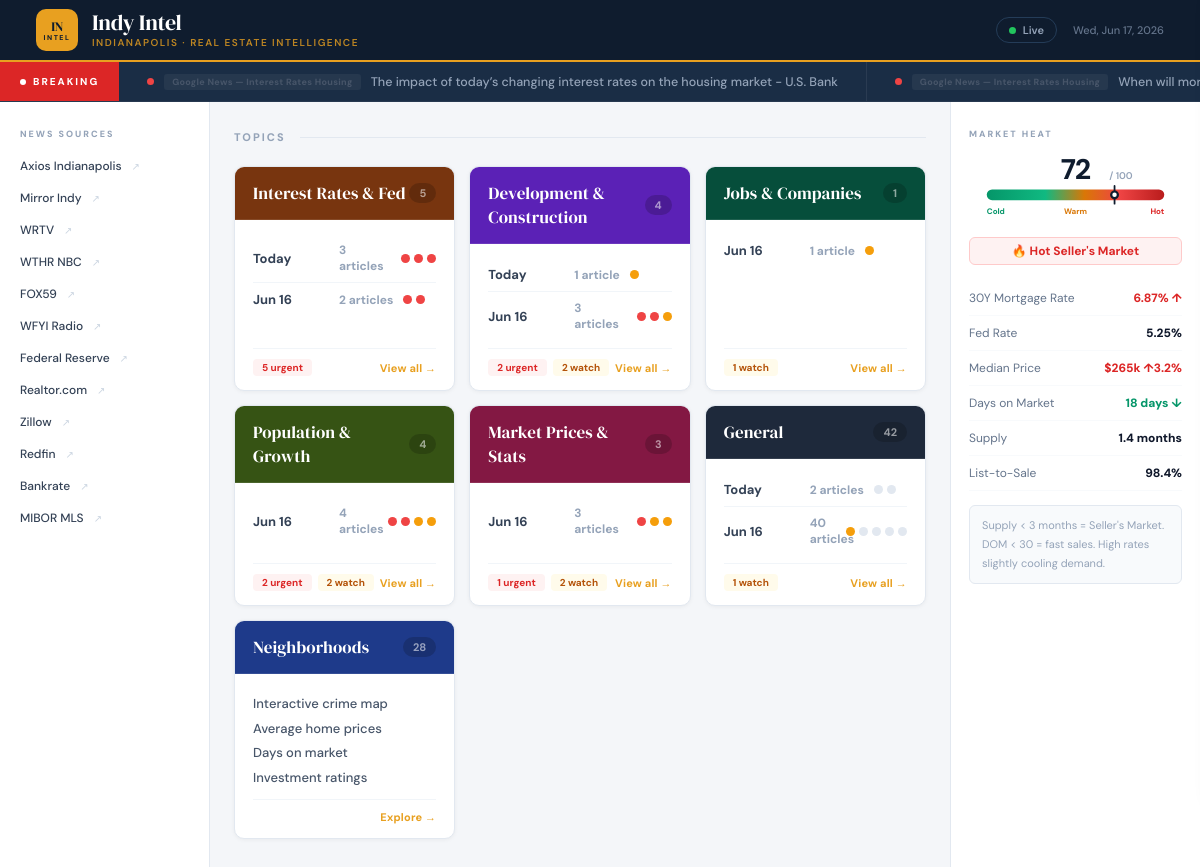
The page / on the database its author committed.
### tables this page shows
CREATE TABLE articles (
            id INTEGER PRIMARY KEY AUTOINCREMENT,
            title TEXT NOT NULL,
            url TEXT UNIQUE NOT NULL,
            real_url TEXT,
            source TEXT,
            published TEXT,
            full_text TEXT,
            summary_he TEXT,
            light TEXT DEFAULT 'green',
            relevance_score INTEGER DEFAULT 0,
            fetched_at TEXT DEFAULT (datetime('now')),
            analyzed INTEGER DEFAULT 0
        , category TEXT DEFAULT 'General', is_read INTEGER DEFAULT 0);

### app.py (the view)
@app.route("/")
def index():
    filter_light = request.args.get("filter", "all")
    articles = get_all_articles_sorted(limit=200)
    if filter_light != "all":
        articles = [a for a in articles if a["light"] == filter_light]
    all_articles = get_all_articles(200)
    counts = {
        "all": len(all_articles),
        "red": sum(1 for a in all_articles if a["light"] == "red"),
        "yellow": sum(1 for a in all_articles if a["light"] == "yellow"),
        "green": sum(1 for a in all_articles if a["light"] == "green"),
    }
    by_category = get_articles_by_category()
    return render_template("index.html", articles=articles, filter_light=filter_light, counts=counts, by_category=by_category)

### app.py (called while the page is built)
@app.context_processor
def inject_globals():
    def get_neighborhoods():
        return sorted(NEIGHBORHOODS, key=lambda x: x["crime_index"])
    return dict(get_neighborhoods=get_neighborhoods)

### database.py (called while the page is built)
def get_conn():
    conn = sqlite3.connect(DB_PATH)
    conn.row_factory = sqlite3.Row
    return conn

def get_all_articles_sorted(limit=100):
    conn = get_conn()
    rows = conn.execute("""
        SELECT * FROM articles
        ORDER BY
            CASE light WHEN 'red' THEN 1 WHEN 'yellow' THEN 2 ELSE 3 END,
            relevance_score DESC,
            fetched_at DESC
        LIMIT ?
    """, (limit,)).fetchall()
    conn.close()
    return rows

def get_all_articles(limit=100):
    conn = get_conn()
    rows = conn.execute(
        "SELECT * FROM articles ORDER BY fetched_at DESC LIMIT ?", (limit,)
    ).fetchall()
    conn.close()
    return rows

### templates/index.html (shortened to what this page needs)
<!DOCTYPE html>
<html lang="en">
<head>
<link rel="stylesheet" href="/static/brand.css?v=1">
</head>
<body>
<header class="site-header">
  <a href="/" class="brand">
    <div class="brand-logo">
      <div class="brand-logo-top">IN</div>
      <div class="brand-logo-bottom">INTEL</div>
    </div>
    <div class="brand-text">
      <div class="brand-name">Indy Intel</div>
      <div class="brand-sub">Indianapolis · Real Estate Intelligence</div>
    </div>
  </a>
  <div class="header-right">
    <div class="live-pill"><div class="live-dot"></div> Live</div>
    <div class="header-date" id="hdate"></div>
  </div>
</header>
{% set latest = [] %}
{% if by_category %}
  {% for cat, dg in by_category.items() %}
    {% if cat == 'All Stories' %}
      {% for dl, arts in dg.items() %}
        {% for a in arts %}{% if latest|length < 12 %}{% set _ = latest.append(a) %}{% endif %}{% endfor %}
      {% endfor %}
    {% endif %}
  {% endfor %}
{% endif %}
{% if latest %}
<div class="ticker">
  <div class="ticker-badge"><div class="ticker-badge-dot"></div> Breaking</div>
  <div class="ticker-track">
    <div class="ticker-inner">
      {% for a in latest %}
      <a href="/article/{{ a.id }}" class="t-item">
        <span class="t-dot {{ a.light }}"></span>
        <span class="t-src">{{ a.source }}</span>
        {{ a.title }}
      </a>
      {% endfor %}
    </div>
  </div>
</div>
{% endif %}
<div class="page">
  <div class="left-col">
    <div class="col-title">News Sources</div>
    {% for url, name, domain in [
      ("https://www.axios.com/local/indianapolis","Axios Indianapolis","axios.com"),
      ("https://mirrorindy.org","Mirror Indy","mirrorindy.org"),
      ("https://www.wrtv.com","WRTV","wrtv.com"),
      ("https://www.wthr.com","WTHR NBC","wthr.com"),
      ("https://www.fox59.com","FOX59","fox59.com"),
      ("https://www.wfyi.org","WFYI Radio","wfyi.org"),
      ("https://www.federalreserve.gov","Federal Reserve","federalreserve.gov"),
      ("https://www.realtor.com/research","Realtor.com","realtor.com"),
      ("https://www.zillow.com/research","Zillow","zillow.com"),
      ("https://www.redfin.com/news","Redfin","redfin.com"),
      ("https://www.bankrate.com","Bankrate","bankrate.com"),
      ("https://mibor.com","MIBOR MLS","mibor.com")
    ] %}
    <a href="{{ url }}" target="_blank" class="src-item">
      {{ name }}<span class="src-arrow">↗</span>
    </a>
  </div>
  <div class="center-col">
    <div class="col-head">
      <div class="col-head-title">Topics</div>
      <div class="col-head-line"></div>
    </div>
    {% set cat_caps = {
      'Fix & Flip':                 '#991b1b',
      'Rental Market':              '#1e3a8a',
      'Development & Construction': '#5b21b6',
      'Jobs & Companies':           '#064e3b',
      'Interest Rates & Fed':       '#78350f',
      'Mortgages':                  '#164e63',
      'Market Prices & Stats':      '#831843',
      'Population & Growth':        '#365314',
      'General':                    '#1e293b'
    } %}
    {% set all_cats = [
      'Interest Rates & Fed',
      'Development & Construction',
      'Jobs & Companies',
      'Population & Growth',
      'Market Prices & Stats',
      'General'
    ] %}
    <div class="cat-grid">
      {% for cat in all_cats %}
      {% set date_groups = by_category.get(cat, {}) %}
      {% set total = namespace(n=0) %}
      {% set red   = namespace(n=0) %}
      {% set yel   = namespace(n=0) %}
      {% for dl, arts in date_groups.items() %}
        {% set total.n = total.n + arts|length %}
        {% for a in arts %}
          {% if a.light=='red' %}{% set red.n = red.n+1 %}{% endif %}
          {% if a.light=='yellow' %}{% set yel.n = yel.n+1 %}{% endif %}
        {% endfor %}
      {% endfor %}
      {% set slug = cat|replace(' ','_')|replace('&','and')|replace('/','_') %}
      {% set cap  = cat_caps.get(cat,'#1e293b') %}
      <a href="/category/{{ slug }}" class="cat-tile">
        <div class="tile-cap" style="background:{{ cap }}">
          <div class="tile-cap-name">{{ cat }}</div>
          <div class="tile-cap-count">{{ total.n }}</div>
        </div>
        <div class="tile-body">
          <div class="day-rows">
            {% if date_groups %}
              {% for dl, arts in date_groups.items() %}
              <div class="day-row">
                <span class="day-name">{{ dl }}</span>
                <span class="day-count">{{ arts|length }} {{ 'article' if arts|length == 1 else 'articles' }}</span>
                <span class="day-dots">
                  {% for a in arts[:5] %}<span class="dd {{ a.light }}"></span>{% endfor %}
                </span>
              </div>
              {% endfor %}
            {% else %}
              <div class="day-row" style="color:#94a3b8;font-size:12px;">No articles yet</div>
            {% endif %}
          </div>
          <div class="tile-foot">
            <div class="tile-sigs">
              {% if red.n > 0 %}<span class="sig red">{{ red.n }} urgent</span>{% endif %}
              {% if yel.n > 0 %}<span class="sig yellow">{{ yel.n }} watch</span>{% endif %}
            </div>
            <span class="tile-cta">View all →</span>
          </div>
        </div>
      </a>
      {% endfor %}
      <a href="/neighborhoods" class="cat-tile">
        <div class="tile-cap" style="background:#1e3a8a">
          <div class="tile-cap-name">Neighborhoods</div>
          <div class="tile-cap-count">28</div>
        </div>
        <div class="tile-body">
          <div class="day-rows" style="justify-content:center;">
            <div style="font-size:13px;font-weight:500;color:#475569;line-height:1.9;padding-top:4px;">
              Interactive crime map<br>Average home prices<br>Days on market<br>Investment ratings
            </div>
          </div>
          <div class="tile-foot">
            <span class="tile-cta">Explore →</span>
          </div>
        </div>
      </a>
    </div>
  </div>
  <div class="right-col">
    <div class="heat-wrap">
      <div class="col-title" style="padding:6px 0 14px;">Market Heat</div>
      <svg viewBox="0 0 240 85" xmlns="http://www.w3.org/2000/svg" style="width:100%;display:block;margin-bottom:8px;">
        <text x="120" y="28" text-anchor="middle" font-family="DM Sans,sans-serif" font-size="32" fill="#0f1c2e" font-weight="800" letter-spacing="-1">72</text>
        <text x="158" y="28" text-anchor="start" font-family="DM Sans,sans-serif" font-size="11" fill="#94a3b8" font-weight="600" dominant-baseline="auto">/ 100</text>
        <text x="20"  y="68" font-family="DM Sans,sans-serif" font-size="9" fill="#059669" font-weight="700">Cold</text>
        <text x="120" y="68" font-family="DM Sans,sans-serif" font-size="9" fill="#d97706" font-weight="700" text-anchor="middle">Warm</text>
        <text x="220" y="68" font-family="DM Sans,sans-serif" font-size="9" fill="#dc2626" font-weight="700" text-anchor="end">Hot</text>
      </svg>
      <div class="heat-badge">🔥 Hot Seller's Market</div>
      <div class="stat-row"><span class="stat-label">30Y Mortgage Rate</span><span class="stat-val up">6.87% ↑</span></div>
      <div class="stat-row"><span class="stat-label">Fed Rate</span><span class="stat-val">5.25%</span></div>
      <div class="stat-row"><span class="stat-label">Median Price</span><span class="stat-val up">$265k ↑3.2%</span></div>
      <div class="stat-row"><span class="stat-label">Days on Market</span><span class="stat-val dn">18 days ↓</span></div>
      <div class="stat-row"><span class="stat-label">Supply</span><span class="stat-val">1.4 months</span></div>
      <div class="stat-row"><span class="stat-label">List-to-Sale</span><span class="stat-val">98.4%</span></div>
      <div class="heat-note">Supply &lt; 3 months = Seller's Market. DOM &lt; 30 = fast sales. High rates slightly cooling demand.</div>
    </div>
  </div>
</div>
</body>
</html>

### static/brand.css (style rules this page uses)
:root { --navy: #0f1c2e; --navy2: #1a2d45; --navy3: #243c58; --gold: #e8a020; --gold2: #f5b840; --white: #ffffff; --bg: #f4f6f9; --border: #e2e8f0; --text: #0f172a; --muted: #64748b; --light: #94a3b8; --red: #dc2626; --yellow: #d97706; --green: #059669; }
* { box-sizing: border-box; margin: 0; padding: 0; }
html, body { font-family: 'DM Sans', sans-serif; background: var(--bg); color: var(--text); }
.site-header { background: var(--navy); height: 62px; display: flex; align-items: center; justify-content: space-between; padding: 0 36px; position: sticky; top: 0; z-index: 200; border-bottom: 2px solid var(--gold); }
.brand { display: flex; align-items: center; gap: 14px; text-decoration: none; }
.brand-logo { width: 42px; height: 42px; background: var(--gold); border-radius: 10px; display: flex; align-items: center; justify-content: center; flex-direction: column; gap: 1px; flex-shrink: 0; }
.brand-logo-top { font-family: 'DM Serif Display', serif; font-size: 13px; color: var(--navy); line-height: 1; letter-spacing: -0.5px; }
.brand-logo-bottom { font-size: 7px; font-weight: 800; color: var(--navy); letter-spacing: 1.5px; text-transform: uppercase; line-height: 1; }
.brand-text { display: flex; flex-direction: column; }
.brand-name { font-family: 'DM Serif Display', serif; font-size: 22px; color: var(--white); line-height: 1; letter-spacing: -0.3px; }
.brand-sub { font-size: 10px; color: var(--gold); font-weight: 600; letter-spacing: 1.5px; text-transform: uppercase; margin-top: 3px; opacity: 0.8; }
.header-right { display: flex; align-items: center; gap: 16px; }
.live-pill { display: flex; align-items: center; gap: 7px; font-size: 11px; font-weight: 600; color: var(--light); border: 1px solid var(--navy3); padding: 5px 12px; border-radius: 20px; }
.live-dot { width: 7px; height: 7px; background: #22c55e; border-radius: 50%; animation: livepulse 2s infinite; }
.header-date { font-size: 11px; color: var(--muted); font-weight: 500; }

### rows shown on the page
articles: source "Google News — Interest Rates Housing", title "The impact of today’s changing interest rates on the housing market - U.S. Bank"
articles: source "Google News — Interest Rates Housing", title "When will…"
articles: category "Jobs & Companies", n "1", date_groups "Jun 16", date_groups "1", value "article"
articles: category "Population & Growth", n "4", date_groups "Jun 16", date_groups "4", value "articles", n "2"
articles: category "General", n "42", date_groups "Today" "Jun 16", date_groups "2" "40", value "articles" "articles", n "1"

### other values the page prints
{{ name }} "Axios Indianapolis" "Mirror Indy" "WRTV" "WTHR NBC" "FOX59" "WFYI Radio" "Federal Reserve" "Realtor.com" "Zillow" "Redfin" "Bankrate" "MIBOR MLS"
{{ cat }} "Interest Rates & Fed" "Development & Construction" "Market Prices & Stats"
{{ total.n }} "5" "4" "3"
{{ dl }} "Today" "Jun 16" "Today" "Jun 16" "Jun 16"
{{ arts|length }} "3" "2" "1" "3" "3"
{{ 'article' if arts|length == 1 else 'articles' }} "articles" "articles" "article" "articles" "articles"
{{ red.n }} "5" "2" "1"
{{ yel.n }} "2" "2"
